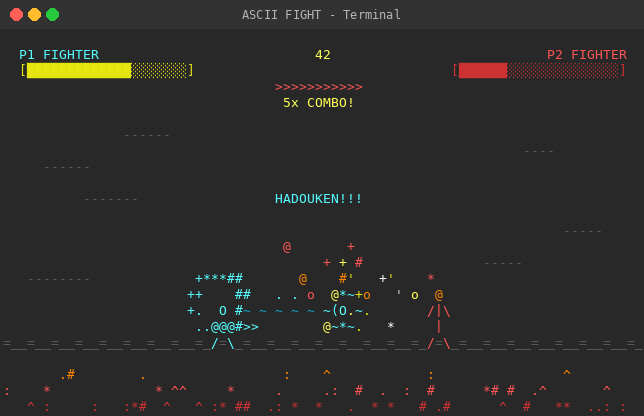

The script that saved this image:
#!/usr/bin/env python3
"""
Generate a screenshot of the ASCII Art Video application.

Renders a mid-fight scene to an image that looks like a terminal window.
Uses the actual rendering logic to build the screen buffer.
"""

import sys
import os
sys.path.insert(0, os.path.dirname(__file__))

from PIL import Image, ImageDraw, ImageFont
from renderer import ScreenBuffer, Color, Cell
from scenes import (
    FightChoreography, render_title, FunnyMoment,
    STICK_IDLE, STICK_PUNCH_RIGHT, STICK_HIT, STICK_UPPERCUT,
    mirror_sprite, STICK_HADOUKEN, HADOUKEN_PROJECTILE
)
from effects import (
    draw_star_field, draw_fire, spawn_sparks, spawn_explosion,
    ParticleSystem, draw_energy_aura, draw_speed_lines
)
from animation import lerp
import math
import random


# Terminal color palette (256 color approximation)
COLOR_MAP = {
    0: (0, 0, 0),          # BLACK
    1: (205, 49, 49),      # RED
    2: (13, 188, 121),     # GREEN
    3: (229, 229, 16),     # YELLOW
    4: (36, 114, 200),     # BLUE
    5: (188, 63, 188),     # MAGENTA
    6: (17, 168, 205),     # CYAN
    7: (204, 204, 204),    # WHITE
    9: (255, 85, 85),      # BRIGHT_RED
    10: (85, 255, 85),     # BRIGHT_GREEN
    11: (255, 255, 85),    # BRIGHT_YELLOW
    12: (85, 85, 255),     # BRIGHT_BLUE
    13: (255, 85, 255),    # BRIGHT_MAGENTA
    14: (85, 255, 255),    # BRIGHT_CYAN
    15: (255, 255, 255),   # BRIGHT_WHITE
    208: (255, 135, 0),    # ORANGE
    236: (48, 48, 48),     # DARK_GRAY
    240: (88, 88, 88),     # GRAY
    250: (188, 188, 188),  # LIGHT_GRAY
}


def get_color(code: int) -> tuple:
    """Convert color code to RGB tuple."""
    if code in COLOR_MAP:
        return COLOR_MAP[code]
    # 256 color approximation
    if 16 <= code <= 231:
        code -= 16
        r = (code // 36) * 51
        g = ((code % 36) // 6) * 51
        b = (code % 6) * 51
        return (r, g, b)
    if 232 <= code <= 255:
        gray = (code - 232) * 10 + 8
        return (gray, gray, gray)
    return (204, 204, 204)


def render_buffer_to_image(buffer: ScreenBuffer, cell_width: int = 8, cell_height: int = 16) -> Image.Image:
    """Render a ScreenBuffer to a PIL Image that looks like a terminal."""
    w = buffer.width * cell_width
    h = buffer.height * cell_height

    # Add terminal chrome
    title_bar_height = 28
    border = 2
    total_w = w + border * 2
    total_h = h + title_bar_height + border * 2

    img = Image.new('RGB', (total_w, total_h), (40, 40, 40))
    draw = ImageDraw.Draw(img)

    # Title bar
    draw.rectangle([0, 0, total_w, title_bar_height], fill=(50, 50, 50))
    # Window buttons
    draw.ellipse([10, 8, 22, 20], fill=(255, 95, 86))    # Close
    draw.ellipse([28, 8, 40, 20], fill=(255, 189, 46))   # Minimize
    draw.ellipse([46, 8, 58, 20], fill=(39, 201, 63))    # Maximize
    # Title text
    try:
        title_font = ImageFont.truetype("/usr/share/fonts/truetype/dejavu/DejaVuSansMono.ttf", 12)
    except (OSError, IOError):
        title_font = ImageFont.load_default()
    draw.text((total_w // 2 - 80, 7), "ASCII FIGHT - Terminal", fill=(180, 180, 180), font=title_font)

    # Try to load a monospace font
    try:
        font = ImageFont.truetype("/usr/share/fonts/truetype/dejavu/DejaVuSansMono.ttf", 13)
    except (OSError, IOError):
        font = ImageFont.load_default()

    # Render each cell
    ox = border
    oy = title_bar_height + border

    for y in range(buffer.height):
        for x in range(buffer.width):
            cell = buffer.buffer[y][x]
            px = ox + x * cell_width
            py = oy + y * cell_height

            # Background
            bg_color = get_color(cell.bg)
            if bg_color != (0, 0, 0):
                draw.rectangle([px, py, px + cell_width - 1, py + cell_height - 1],
                              fill=bg_color)

            # Foreground character
            if cell.char != ' ':
                fg_color = get_color(cell.fg)
                # Center the character in the cell
                draw.text((px + 1, py), cell.char, fill=fg_color, font=font)

    return img


def build_fight_scene() -> ScreenBuffer:
    """Build a dramatic mid-fight scene for the screenshot."""
    random.seed(42)
    buf = ScreenBuffer(80, 24)
    w, h = buf.width, buf.height

    # Arena background
    for y in range(4, h - 5):
        if y % 4 == 0:
            for x in range(0, w, 8):
                buf.set_cell(x, y, '.', Color.DARK_GRAY)

    # Ground
    ground_y = h - 5
    for x in range(w):
        buf.set_cell(x, ground_y, '=' if x % 3 == 0 else '_', Color.GRAY)

    # Health bars
    bar_width = 20
    buf.draw_text(2, 1, "P1 FIGHTER", Color.BRIGHT_CYAN)
    p1_health = 65
    filled = int(p1_health / 100 * bar_width)
    bar = '[' + '█' * filled + '░' * (bar_width - filled) + ']'
    buf.draw_text(2, 2, bar, Color.YELLOW)

    p2_label = "P2 FIGHTER"
    buf.draw_text(w - 2 - len(p2_label), 1, p2_label, Color.BRIGHT_RED)
    p2_health = 30
    filled = int(p2_health / 100 * bar_width)
    bar = '[' + '█' * filled + '░' * (bar_width - filled) + ']'
    buf.draw_text(w - 2 - bar_width - 2, 2, bar, Color.RED)

    # Timer
    buf.draw_text_centered(1, "42", Color.BRIGHT_YELLOW)

    # P1 doing a hadouken
    p1_x = w // 2 - 15
    hadouken_sprite = [
        "  O    ",
        " /|\\=>>",
        " / \\   ",
    ]
    buf.draw_sprite(p1_x, ground_y - 2, hadouken_sprite, Color.BRIGHT_CYAN, transparent=' ')

    # Energy aura around P1
    draw_energy_aura(buf, p1_x + 2, ground_y - 2, 4, Color.BRIGHT_CYAN, 0.3)

    # Hadouken projectile in flight
    proj_x = w // 2
    projectile = [
        " ~*~ ",
        "~(O)~",
        " ~*~ ",
    ]
    buf.draw_sprite(proj_x, ground_y - 3, projectile, Color.BRIGHT_CYAN, transparent=' ')

    # Trail behind projectile
    for i in range(5):
        tx = proj_x - i * 2 - 2
        if 0 <= tx < w:
            buf.set_cell(tx, ground_y - 2, '~', Color.CYAN)
            if i < 3:
                buf.set_cell(tx, ground_y - 3, '.', Color.BRIGHT_CYAN)

    # P2 in a blocking stance
    p2_x = w // 2 + 12
    block_sprite = mirror_sprite([
        "  O  ",
        " /|\\ ",
        "  |  ",
        " / \\ ",
    ])
    buf.draw_sprite(p2_x, ground_y - 3, block_sprite, Color.BRIGHT_RED, transparent=' ')

    # Sparks at impact point
    spark_chars = ['*', '+', '.', "'"]
    spark_colors = [Color.YELLOW, Color.BRIGHT_YELLOW, Color.WHITE, Color.BRIGHT_WHITE]
    for i in range(12):
        sx = proj_x + 6 + random.randint(-3, 3)
        sy = ground_y - 2 + random.randint(-2, 1)
        if 0 <= sx < w and 0 <= sy < h:
            buf.set_cell(sx, sy, random.choice(spark_chars), random.choice(spark_colors))

    # "HADOUKEN!!!" text
    buf.draw_text_centered(ground_y - 9, "HADOUKEN!!!", Color.BRIGHT_CYAN)

    # Combo counter
    buf.draw_text(w // 2 - 5, 4, "5x COMBO!", Color.BRIGHT_YELLOW)
    buf.draw_text(w // 2 - 6, 3, ">" * 11, Color.BRIGHT_RED)

    # Speed lines in background
    speed_positions = [(5, 8, 6), (70, 12, 5), (3, 15, 8), (65, 7, 4),
                       (10, 10, 7), (60, 14, 5), (15, 6, 6)]
    for sx, sy, slen in speed_positions:
        for dx in range(slen):
            if 0 <= sx + dx < w and 0 <= sy < h:
                buf.set_cell(sx + dx, sy, '-', Color.GRAY)

    # Fire effect at bottom
    fire_chars = ['.', ':', '^', '*', '#']
    fire_colors = [Color.RED, Color.BRIGHT_RED, Color.ORANGE, Color.YELLOW, Color.BRIGHT_YELLOW]
    for x in range(w):
        for dy in range(3):
            fy = h - 1 - dy
            if random.random() < 0.3 * (1 - dy / 3):
                ci = min(dy, len(fire_colors) - 1)
                buf.set_cell(x, fy, random.choice(fire_chars), fire_colors[ci])

    # Explosion particles scattered around
    explosion_chars = ['*', '#', '@', '+', 'o']
    explosion_colors = [Color.BRIGHT_RED, Color.BRIGHT_YELLOW, Color.ORANGE]
    for _ in range(15):
        ex = random.randint(w // 2 - 5, w // 2 + 15)
        ey = random.randint(ground_y - 6, ground_y - 1)
        if 0 <= ex < w and 0 <= ey < h:
            buf.set_cell(ex, ey, random.choice(explosion_chars),
                        random.choice(explosion_colors))

    return buf


def main():
    """Generate the screenshot."""
    buf = build_fight_scene()
    img = render_buffer_to_image(buf, cell_width=8, cell_height=16)

    output_path = os.path.join(os.path.dirname(__file__), "screenshot.png")
    img.save(output_path, "PNG")
    print(f"Screenshot saved to {output_path}")
    print(f"Image size: {img.size[0]}x{img.size[1]}")


if __name__ == "__main__":
    main()
